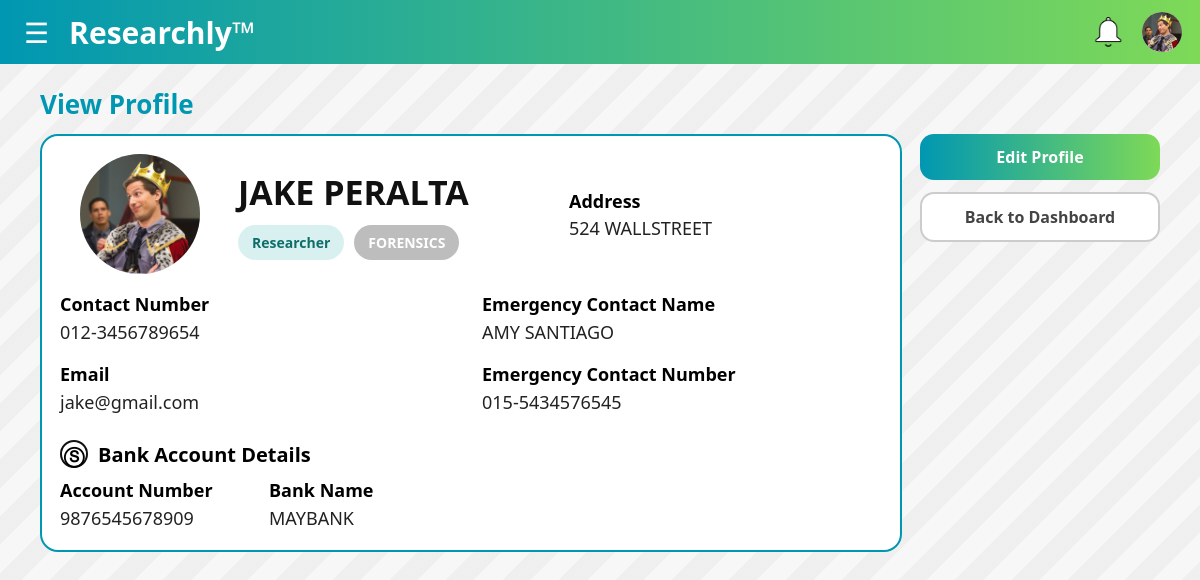
The page /profile (signed in) on the database its author committed.
### main.py (models this page shows)
class UserProfile(db.Model):
    user_id = db.Column(db.String(36), db.ForeignKey('user.id'), primary_key=True)
    contact_number = db.Column(db.String(15), nullable=True)
    address = db.Column(db.String(100), nullable=True)
    emergency_contact_name = db.Column(db.String(80), nullable=True)
    emergency_contact_number = db.Column(db.String(15), nullable=True)
    profile_picture = db.Column(db.String(255), nullable=True)
    department_name = db.Column(db.String(80), nullable=True)
    role = db.Column(db.String(20), nullable=False, default="UNASSIGNED")
    created_at = db.Column(db.DateTime, default=lambda: datetime.now(timezone.utc), nullable=False)
    account_status = db.Column(db.String(15), nullable=False)

class User(db.Model, UserMixin):
    id = db.Column(db.String(36), primary_key=True, default=lambda: str(uuid.uuid4()))
    full_name = db.Column(db.String(80), nullable=False)
    email = db.Column(db.String(255), nullable=False, unique=True)
    password = db.Column(db.String(50), nullable=False)

class BankAccount(db.Model):
    bank_account_number = db.Column(db.String(34), primary_key=True)
    bank_name = db.Column(db.String(100), nullable=False)

### main.py (the view)
@app.route("/profile")
@login_required
def view_profile():
    prof = get_profile(current_user.id)
    if not prof:
        flash("Profile not found. Please contact admin.", "error")
        return redirect(url_for("dashboard"))
    researcher = get_researcher(current_user.id)
    bank = get_bank_account(researcher.bank_account_number) if researcher else None
    return render_template(
        "view_profile.html",
        user=current_user,
        prof=prof,
        researcher=researcher,
        bank=bank
    )

### main.py (called while the page is built)
@login_manager.user_loader
def load_user(user_id):
    return User.query.get(user_id)

def get_profile(user_id: str):
    return UserProfile.query.filter_by(user_id=user_id).first()

def get_researcher(user_id: str):
    return Researcher.query.filter_by(user_id=user_id).first()

def get_bank_account(bank_account_number: str):
    if not bank_account_number:
        return None
    return BankAccount.query.filter_by(bank_account_number=bank_account_number).first()

@app.context_processor
def inject_profile():
    if current_user.is_authenticated:
        return {"prof": get_profile(current_user.id)}
    return {"prof": None}

### templates/view_profile.html (shortened to what this page needs)
<!DOCTYPE html>
<html lang="en">
<head>
  <link rel="stylesheet" href="{{ url_for('static', filename='css/view_profile.css') }}">
  <link rel="stylesheet" href="{{ url_for('static', filename='css/colors.css') }}">
</head>
<body>
  <header class="topbar">
    <div class="left">
      <button class="hamburger" type="button" aria-label="Menu">&#9776;</button>
      <div class="brand">Researchly™</div>
    </div>
    <div class="icons">
      <span class="icon bell" title="Notifications"></span>
      <a href="{{ url_for('view_profile') }}" class="icon user" title="Profile">
        {% if prof.profile_picture %}
          <img class="top-avatar"
            src="{{ url_for('static', filename='uploads/' ~ prof.profile_picture) }}"
            alt="Profile">
        {% else %}
          <span class="fallback-user">👤</span>
        {% endif %}
      </a>
    </div>
  </header>
  <main class="page">
    <h2 class="title">View Profile</h2>
    <div class="layout">
      <section class="profile-card">
        <div class="profile-top">
          <div class="avatar">
            <div class="avatar-circle">
              {% if prof.profile_picture %}
                <img class="avatar-img"
                  src="{{ url_for('static', filename='uploads/' ~ prof.profile_picture) }}"
                  alt="Profile picture">
              {% else %}
                <div class="avatar-head"></div>
                <div class="avatar-body"></div>
              {% endif %}
            </div>
          </div>
          <div class="top-info">
            <div class="name">{{ user.full_name }}</div>
            <div class="badges">
              <span class="pill teal">
                {{ "Head of Department" if prof.role == "HOD" else prof.role|capitalize }}
              </span>
              {% if prof.role != "ADMIN" and prof.department_name %}
                <span class="pill pill-dept">{{ prof.department_name }}</span>
              {% endif %}
            </div>
          </div>
          <div class="address-block">
            <div class="label">Address</div>
            <div class="value">{{ prof.address or "-" }}</div>
          </div>
        </div>
        <div class="grid">
          <div class="col">
            <div class="label">Contact Number</div>
            <div class="value">{{ prof.contact_number or "-" }}</div>
            <div class="label" style="margin-top:18px;">Email</div>
            <div class="value">{{ user.email }}</div>
            {% if prof.role == 'RESEARCHER' %}
              <div class="bank-title">
                <span class="bank-icon">Ⓢ</span> Bank Account Details
              </div>
              <div class="bank-grid">
                <div>
                  <div class="label">Account Number</div>
                  <div class="value">{{ bank.bank_account_number if bank else '-' }}</div>
                </div>
                <div>
                  <div class="label">Bank Name</div>
                  <div class="value">{{ bank.bank_name if bank else '-' }}</div>
                </div>
              </div>
            {% endif %}
          </div>
          <div class="col">
            <div class="label">Emergency Contact Name</div>
            <div class="value">{{ prof.emergency_contact_name or "-" }}</div>
            <div class="label" style="margin-top:18px;">Emergency Contact Number</div>
            <div class="value">{{ prof.emergency_contact_number or "-" }}</div>
          </div>
        </div>
      </section>
      <aside class="actions">
        <a class="btn primary" href="{{ url_for('edit_profile') }}">Edit Profile</a>
        <a class="btn ghost" href="{{ url_for('dashboard') }}">Back to Dashboard</a>
      </aside>
    </div>
  </main>
</body>
</html>

### static/css/view_profile.css (style rules this page uses)
* { box-sizing: border-box; font-family: "Segoe UI", Arial, sans-serif; }
body { margin: 0; background: #f7f7f7; }
.topbar { height: 64px; padding: 0 18px; display: flex; align-items: center; justify-content: space-between; background: linear-gradient(90deg, var(--accent-2), var(--accent-1)); color: #fff; }
.left { display: flex; align-items: center; gap: 14px; }
.hamburger { border: none; background: transparent; color: #fff; font-size: 28px; }
.brand { font-size: 30px; font-weight: 800; }
.icons { display:flex; gap:14px; align-items:center; }
.icon { width:40px; height:40px; display:inline-block; position:relative; }
.icon.bell { background-image:url('../img/white_bell.png'); background-size:contain; background-repeat:no-repeat; background-position:center; }
.icon.user { width: 40px; height: 40px; border-radius: 50%; overflow: hidden; display: inline-flex; align-items: center; justify-content: center; background: #fff; text-decoration: none; flex: 0 0 40px; }
.icon.user .top-avatar { width: 100%; height: 100%; object-fit: cover; display: block; }
.page { padding: 22px 24px 40px; background: repeating-linear-gradient( 135deg, rgba(0,0,0,0.03) 0, rgba(0,0,0,0.03) 20px, rgba(255,255,255,0.0) 20px, rgba(255,255,255,0.0) 40px ); min-height: calc(100vh - 64px); }
.title { margin: 0 auto 12px; max-width: 1120px; color: var(--accent-2); font-size: 26px; font-weight: 900; }
.layout { max-width: 1120px; margin: 0 auto; display: grid; grid-template-columns: 1fr 240px; gap: 18px; align-items: start; }
.profile-card { background: #fff; border-radius: 18px; border: 2px solid var(--accent-2); padding: 18px 18px 20px; }
.profile-top { display: grid; grid-template-columns: 160px 1fr 1fr; gap: 18px; align-items: center; }
.avatar { display:flex; justify-content:center; }
.avatar-circle { width: 120px; height: 120px; background:#e6e6e6; border-radius:50%; position:relative; }
.name { font-size: 34px; font-weight: 900; color: #111; margin-bottom: 10px; }
.badges { display:flex; gap:10px; flex-wrap:wrap; }
.pill { display: inline-flex; align-items: center; justify-content: center; white-space: nowrap; padding: 8px 14px; border-radius: 999px; font-weight: 900; font-size: 14px; }
.pill.teal { background: rgba(15,167,161,0.16); color: #0f6e6a; }
.pill-dept { background:#bdbdbd; color:#ffffff; }
.address-block .label { font-weight: 900; font-size: 18px; }
.address-block .value { color:#222; margin-top: 4px; line-height: 1.25; }
.grid { display: grid; grid-template-columns: 1fr 1fr; gap: 22px; margin-top: 18px; }
.label { font-weight: 900; font-size: 18px; }
.value { font-size: 18px; color: #222; margin-top: 4px; }
.bank-title { margin-top: 26px; font-weight: 900; font-size: 20px; display: flex; align-items: center; gap: 10px; }
.bank-icon { width: 28px; height: 28px; border: 2px solid #111; border-radius: 50%; display: inline-flex; align-items: center; justify-content: center; font-weight: 900; }
.bank-grid { margin-top: 10px; display: grid; grid-template-columns: 1fr 1fr; gap: 18px; }
.actions { display: flex; flex-direction: column; gap: 12px; }
.btn { display: inline-block; padding: 12px 16px; border-radius: 14px; font-weight: 900; text-decoration: none; text-align: center; }
.btn.primary { background: linear-gradient(90deg, var(--accent-2), var(--accent-1)); color: #fff; }
.btn.ghost { background: #fff; border: 2px solid rgba(0,0,0,0.2); color: #444; }
.avatar-img { width: 100%; height: 100%; border-radius: 50%; object-fit: cover; display: block; }

### static/css/colors.css (style rules this page uses)
:root { --accent-1: #7ed957; --accent-2: #0097b2; --font-1: #28a5a8; }

### rows shown on the page
UserProfile: profile_picture (picture), role "Researcher", department_name "FORENSICS", address "524 WALLSTREET", contact_number "012-3456789654", emergency_contact_name "AMY SANTIAGO", emergency_contact_number "015-5434576545"
User: full_name "JAKE PERALTA", email "jake@gmail.com"
BankAccount: bank_account_number "9876545678909", bank_name "MAYBANK"
